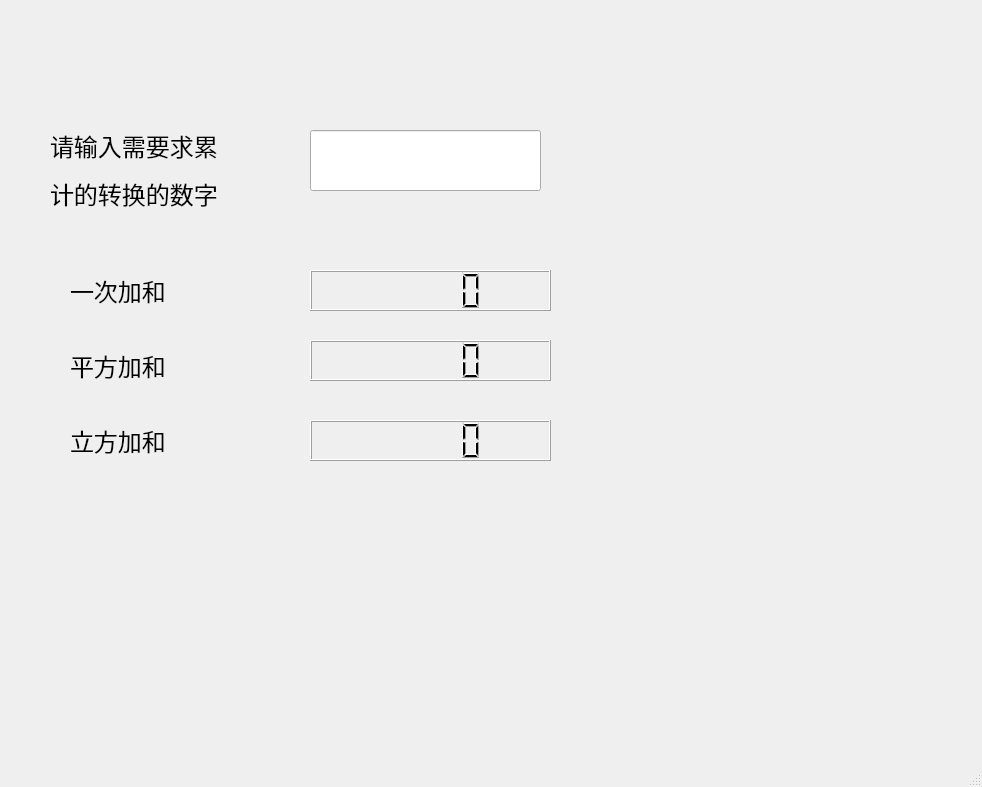
<?xml version="1.0" encoding="UTF-8"?>
<ui version="4.0">
 <class>MainWindow</class>
 <widget class="QMainWindow" name="MainWindow">
  <property name="geometry">
   <rect>
    <x>0</x>
    <y>0</y>
    <width>982</width>
    <height>787</height>
   </rect>
  </property>
  <property name="font">
   <font>
    <family>楷体_GB2312</family>
    <pointsize>18</pointsize>
   </font>
  </property>
  <property name="windowTitle">
   <string>MainWindow</string>
  </property>
  <widget class="QWidget" name="centralwidget">
   <widget class="QLabel" name="label">
    <property name="geometry">
     <rect>
      <x>50</x>
      <y>90</y>
      <width>221</width>
      <height>161</height>
     </rect>
    </property>
    <property name="text">
     <string>&lt;html&gt;&lt;head/&gt;&lt;body&gt;&lt;p&gt;请输入需要求累&lt;/p&gt;&lt;p&gt;计的转换的数字&lt;/p&gt;&lt;/body&gt;&lt;/html&gt;</string>
    </property>
   </widget>
   <widget class="QLineEdit" name="lineEdit">
    <property name="geometry">
     <rect>
      <x>310</x>
      <y>130</y>
      <width>231</width>
      <height>61</height>
     </rect>
    </property>
   </widget>
   <widget class="QLabel" name="label_2">
    <property name="geometry">
     <rect>
      <x>70</x>
      <y>270</y>
      <width>181</width>
      <height>41</height>
     </rect>
    </property>
    <property name="text">
     <string>一次加和</string>
    </property>
   </widget>
   <widget class="QLabel" name="label_3">
    <property name="geometry">
     <rect>
      <x>70</x>
      <y>350</y>
      <width>151</width>
      <height>31</height>
     </rect>
    </property>
    <property name="text">
     <string>平方加和</string>
    </property>
   </widget>
   <widget class="QLabel" name="label_4">
    <property name="geometry">
     <rect>
      <x>70</x>
      <y>420</y>
      <width>161</width>
      <height>41</height>
     </rect>
    </property>
    <property name="text">
     <string>立方加和</string>
    </property>
   </widget>
   <widget class="QLCDNumber" name="lcdNumber">
    <property name="geometry">
     <rect>
      <x>310</x>
      <y>270</y>
      <width>241</width>
      <height>41</height>
     </rect>
    </property>
   </widget>
   <widget class="QLCDNumber" name="lcdNumber_2">
    <property name="geometry">
     <rect>
      <x>310</x>
      <y>340</y>
      <width>241</width>
      <height>41</height>
     </rect>
    </property>
   </widget>
   <widget class="QLCDNumber" name="lcdNumber_3">
    <property name="geometry">
     <rect>
      <x>310</x>
      <y>420</y>
      <width>241</width>
      <height>41</height>
     </rect>
    </property>
   </widget>
  </widget>
  <widget class="QMenuBar" name="menubar">
   <property name="geometry">
    <rect>
     <x>0</x>
     <y>0</y>
     <width>982</width>
     <height>26</height>
    </rect>
   </property>
  </widget>
  <widget class="QStatusBar" name="statusbar"/>
 </widget>
 <resources/>
 <connections/>
</ui>
